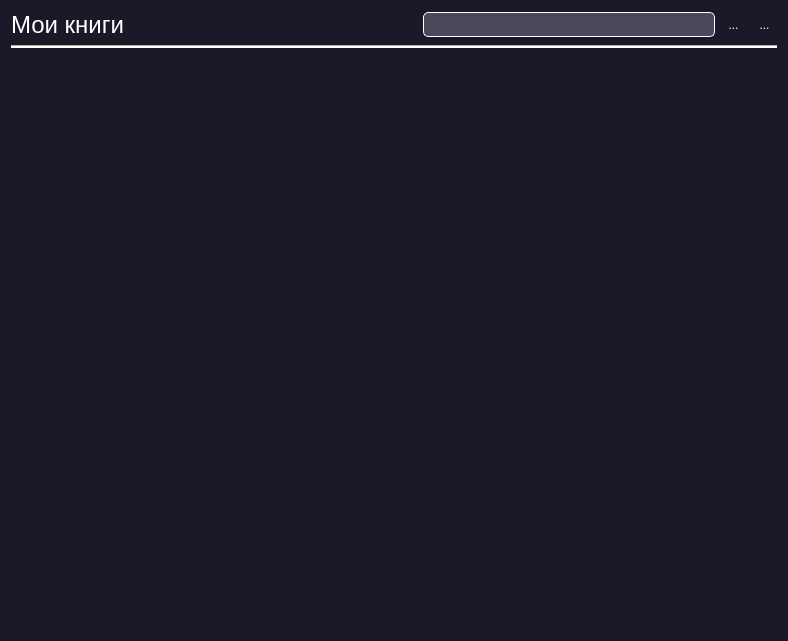
<?xml version="1.0" encoding="UTF-8"?>
<ui version="4.0">
 <class>Form</class>
 <widget class="QWidget" name="Form">
  <property name="geometry">
   <rect>
    <x>0</x>
    <y>0</y>
    <width>788</width>
    <height>641</height>
   </rect>
  </property>
  <property name="windowTitle">
   <string>Form</string>
  </property>
  <property name="styleSheet">
   <string notr="true">background-color: rgb(26, 25, 39);
color: rgb(255, 255, 255);</string>
  </property>
  <layout class="QVBoxLayout" name="verticalLayout_21">
   <item>
    <layout class="QHBoxLayout" name="horizontalLayout_2">
     <item>
      <widget class="QLabel" name="label_31">
       <property name="font">
        <font>
         <pointsize>18</pointsize>
         <weight>50</weight>
         <bold>false</bold>
         <underline>false</underline>
        </font>
       </property>
       <property name="styleSheet">
        <string notr="true">color: white;</string>
       </property>
       <property name="text">
        <string>Мои книги</string>
       </property>
      </widget>
     </item>
     <item>
      <spacer name="horizontalSpacer">
       <property name="orientation">
        <enum>Qt::Horizontal</enum>
       </property>
       <property name="sizeType">
        <enum>QSizePolicy::MinimumExpanding</enum>
       </property>
       <property name="sizeHint" stdset="0">
        <size>
         <width>150</width>
         <height>20</height>
        </size>
       </property>
      </spacer>
     </item>
     <item>
      <widget class="QLineEdit" name="lineEdit">
       <property name="enabled">
        <bool>true</bool>
       </property>
       <property name="minimumSize">
        <size>
         <width>200</width>
         <height>25</height>
        </size>
       </property>
       <property name="styleSheet">
        <string notr="true">border: 1px solid white;
border-radius: 5px;
background-color: rgb(73, 73, 91);
color: white;</string>
       </property>
      </widget>
     </item>
     <item>
      <layout class="QHBoxLayout" name="horizontalLayout">
       <item>
        <widget class="QToolButton" name="search_btn">
         <property name="styleSheet">
          <string notr="true">QToolButton {
	border: none;
	background-color: rgba(255, 255, 255, 0);
	padding: 3px;
}
QToolButton:hover:!pressed {
	border: 0px solid;
	background-color: qlineargradient(spread:pad, x1:1, y1:0.0401364, x2:0.572682, y2:0.38, stop:0 rgba(130, 134, 156, 25), stop:1 rgba(130, 134, 156, 150));
    border-radius: 10px;
}</string>
         </property>
         <property name="text">
          <string>...</string>
         </property>
         <property name="icon">
          <iconset resource="resources/icons.qrc">
           <normaloff>:/menu/img/search.png</normaloff>:/menu/img/search.png</iconset>
         </property>
         <property name="iconSize">
          <size>
           <width>30</width>
           <height>30</height>
          </size>
         </property>
        </widget>
       </item>
       <item>
        <widget class="QToolButton" name="add_book_btn">
         <property name="toolTip">
          <string>Дабавить книгу</string>
         </property>
         <property name="styleSheet">
          <string notr="true">QToolButton {
	border: none;
	background-color: rgba(255, 255, 255, 0);
	padding: 3px;
}
QToolButton:hover:!pressed {
	background-color: qlineargradient(spread:pad, x1:0.131, y1:0.0344546, x2:0.539, y2:0.521727, stop:0 rgba(130, 134, 156, 25), stop:1 rgba(130, 134, 156, 150));
    border-radius: 10px;
}
QToolTip {
	background-color: #313040;
	padding: 2px;
    border-radius: 3px;
    opacity: 200;
}</string>
         </property>
         <property name="text">
          <string>...</string>
         </property>
         <property name="icon">
          <iconset resource="resources/icons.qrc">
           <normaloff>:/menu/img/plus.png</normaloff>:/menu/img/plus.png</iconset>
         </property>
         <property name="iconSize">
          <size>
           <width>30</width>
           <height>30</height>
          </size>
         </property>
        </widget>
       </item>
      </layout>
     </item>
    </layout>
   </item>
   <item>
    <widget class="Line" name="line">
     <property name="styleSheet">
      <string notr="true">background-color: rgb(255, 255, 255);</string>
     </property>
     <property name="orientation">
      <enum>Qt::Horizontal</enum>
     </property>
    </widget>
   </item>
   <item>
    <widget class="QScrollArea" name="scrollArea">
     <property name="styleSheet">
      <string notr="true">QScrollArea {
	border: none;
}
/* VERTICAL SCROLLBAR */
 QScrollBar:vertical {
	border: none;
	background-color: rgba(0, 0, 0, 0);
    width: 8px;
	margin: 15px 0px 15px 0 px;
 }

/*  HANDLE BAR VERTICAL */
QScrollBar::handle:vertical {
	background-color: rgba(61, 81, 251, 100);
	min-height: 30px;
	border-radius: 4px;
}
QScrollBar::handle:vertical:hover{	
	background-color:rgba(61, 81, 251, 200);
}
QScrollBar::handle:vertical:pressed {	
	background-color: rgba(61, 81, 251, 255);
}

/* BTN TOP - SCROLLBAR */
QScrollBar::sub-line:vertical {
	height: 0px;
}

/* BTN BOTTOM - SCROLLBAR */
QScrollBar::add-line:vertical {
	height: 0px;
}

/* RESET ARROW */
QScrollBar::up-arrow:vertical, QScrollBar::down-arrow:vertical {
	background: none;
}
QScrollBar::add-page:vertical, QScrollBar::sub-page:vertical {
	background: none;
}</string>
     </property>
     <property name="widgetResizable">
      <bool>true</bool>
     </property>
     <widget class="QWidget" name="scrollAreaWidgetContents">
      <property name="geometry">
       <rect>
        <x>0</x>
        <y>0</y>
        <width>770</width>
        <height>565</height>
       </rect>
      </property>
      <property name="styleSheet">
       <string notr="true"/>
      </property>
      <layout class="QVBoxLayout" name="verticalLayout_32"/>
     </widget>
    </widget>
   </item>
  </layout>
 </widget>
 <resources>
  <include location="resources/icons.qrc"/>
 </resources>
 <connections/>
</ui>
